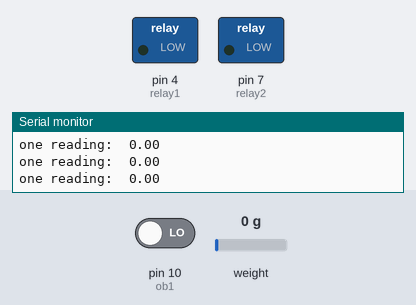
Bench run of a program on a simulated Arduino Uno, built with avr-gcc and run on an emulated ATmega328P. On the bench: switched loads named in the program (green lamp = pin HIGH), the last lines printed to the serial monitor. Inputs (shaded band) come from the test bench; at power-on: weight on the scale 0 g, pin 10 (ob1) LOW.

Above: at 4.3 s.
4.4 s: weight on the scale set to 644 g
5.9 s: weight on the scale set to 760 g
At 6.05 s:
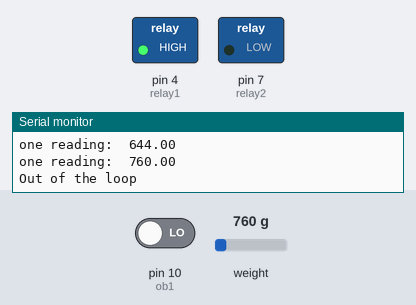
At 6.6 s:
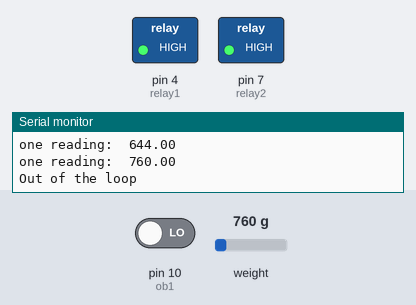
Timing chart, 0 to 8.9 s (numbered marks = the images above; inputs shaded):
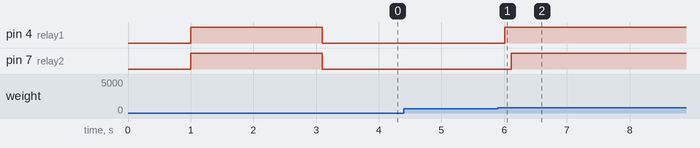

Measured:
- the behaviour switches between 699 and 700 g on weight on the scale (found by bisection; images 0 and 1)
- after the input at 5.9 s, pin 4 (relay1): LOW → HIGH after 0.11 s; pin 7 (relay2): LOW → HIGH after 0.21 s

The program:

main.cpp
```cpp
#include <Arduino.h>
#include "HX711.h"

// HX711 circuit wiring
const int LOADCELL_DOUT_PIN = 3;
const int LOADCELL_SCK_PIN = 2;

// linear actuator
const int relay1 = 4, relay2 = 7;
// Just the Button uwu
const int ob1 = 10;
int ob1Value;

HX711 scale;

// set the scale value to zero
int scaleval = 0;

// boolean to get in and out of the while
bool testing = false;

void setup() {
  //
  Serial.begin(9600);
  Serial.println("HX711 Demo");
  scale.begin(LOADCELL_DOUT_PIN, LOADCELL_SCK_PIN);

  scale.set_scale(-1960.f);     // this value is obtained by calibrating the scale with known weights; see the README for details
  scale.tare();				        // reset the scale to 0

  // linear actuator
  pinMode(relay1, OUTPUT);
  pinMode(relay2, OUTPUT);

  // Just the Button uwu
  pinMode(ob1, INPUT);

  //  All the way UP
  digitalWrite(relay2, HIGH);
  digitalWrite(relay1, HIGH);
  delay(2100);

}

void loop() {

  while(testing == false){
    digitalWrite(relay2, LOW);
    digitalWrite(relay1, LOW);
    scale.power_up();
    Serial.print("one reading:\t");
    Serial.println(scale.get_units(), 2);
    scaleval = scale.get_units(0);

    if(scaleval >= 700){ // if the scale value read is bigger than 700g the linear actuator stops and leaves the while cycle
      // to get out of the while cycle
      testing = true;
      // it stops the linear actuator
      digitalWrite(relay2, LOW);
      digitalWrite(relay1, HIGH);
      Serial.println("Out of the loop");
      //break;
    }
    delay(100);

  }
  if(testing == true){
    // the two relays in HIGH makes it move upwards
    digitalWrite(relay2, HIGH);
    digitalWrite(relay1, HIGH);

    // "button" ob1 forces boolean variable testing to false to restart the program mannually
    ob1Value = digitalRead(ob1);
    //Serial.println(ob1Value);
    if(ob1Value == 1) {
      testing = false;
    }
    delay(1000);
  }
}
```
